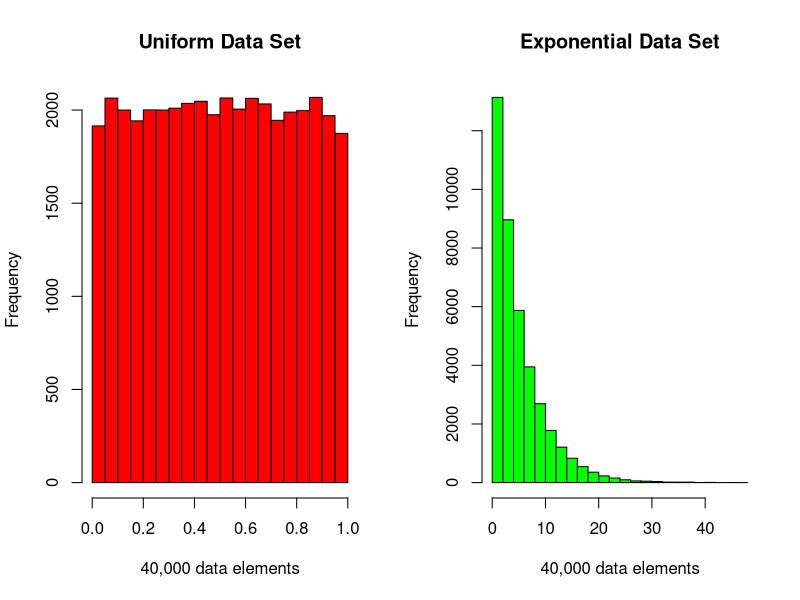
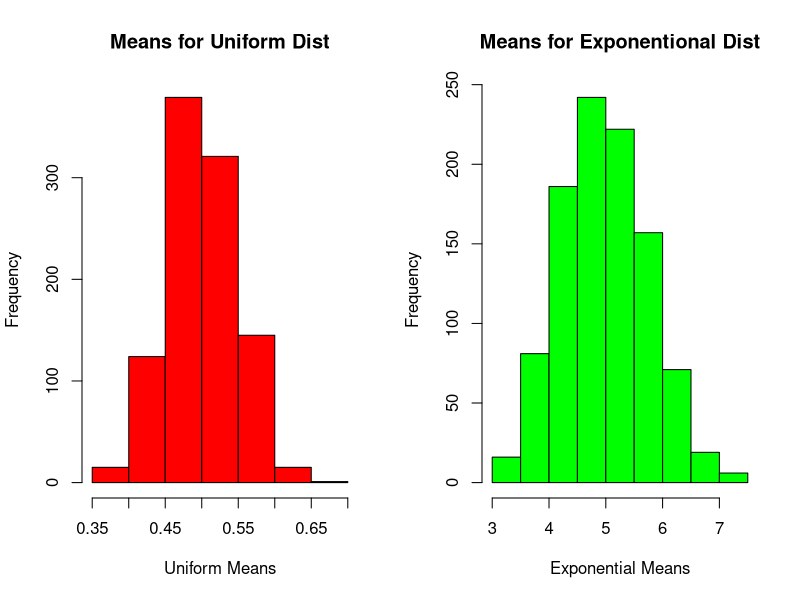
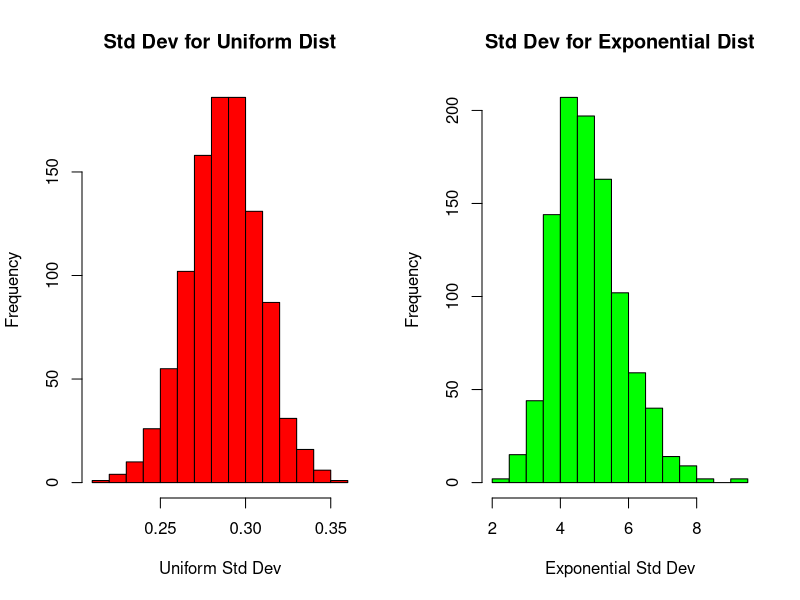

The R script that drew these images, in order:
## ---- chunk 1
knitr::opts_chunk$set(echo = TRUE)
## ---- chunk 2
set.seed(1234)
lambda <- .2
n<- 40
sim<- 1000
data<-matrix(rexp(n*sim, lambda), nrow = 40, ncol = 1000)
str(data) 
## ---- chunk 3
simMeans = NULL   ## simulation means
for (i in 1:1000){
  simMeans[i] = mean(data[ ,i])
}
## ---- chunk 4
samMean<-mean(simMeans)   ## sample mean
theoMean<-1/lambda        ## theoretical mean
samMean; theoMean         ## display comparison
## ---- chunk 5
simSD = NULL    ## simulation standard deviations
for (i in 1:1000) {
  simSD[i] = sd(data[ ,i])
}
## ---- chunk 6
samSD<-mean(simSD) ## sample standard deviation
theoSD<-1/lambda   ## theoretical standard deviation
## ---- chunk 7
samVar<-sqrt(samSD)      ## sample variance
theoVar<- sqrt(theoSD)   ## theoretical variance
samVar; theoVar          ## display comparison
## ---- chunk 8
set.seed(4321)
comp<-runif(40000)               ## create uniform distribution data set
mns=NULL                         ## create and calculate the means for each of the 1000 sets of 
for(i in 1:1000){                ##  40 elements uniformly distributed
  mns=c(mns, mean(runif(40)))
}
std=NULL                         ## create and calculate the standard deviation for each of the  
for(i in 1:1000){                ##  1000 sets of 40 elements uniformly distributed, recalling
  std=c(std, sd(runif(40)))      ##  variance is the square root of standard deviation and 
}                                ##  variance is required for proper comparison
## ---- chunk 9
par(mfrow = c(1,2))
hist(comp, main = "Uniform Data Set", xlab = "40,000 data elements", col="red")
hist(data, main = "Exponential Data Set", xlab = "40,000 data elements", col = "green")
## ---- chunk 10
par(mfrow = c(1,2))
hist(mns, main = "Means for Uniform Dist", xlab = "Uniform Means", 
     col="red")
hist(simMeans, main = "Means for Exponentional Dist", 
     xlab = "Exponential Means", col="green")
## ---- chunk 11
par(mfrow = c(1,2))
hist(std, main="Std Dev for Uniform Dist", xlab = "Uniform Std Dev",
     col = "red")
hist(simSD, main = "Std Dev for Exponential Dist", 
     xlab = "Exponential Std Dev", col="green")
